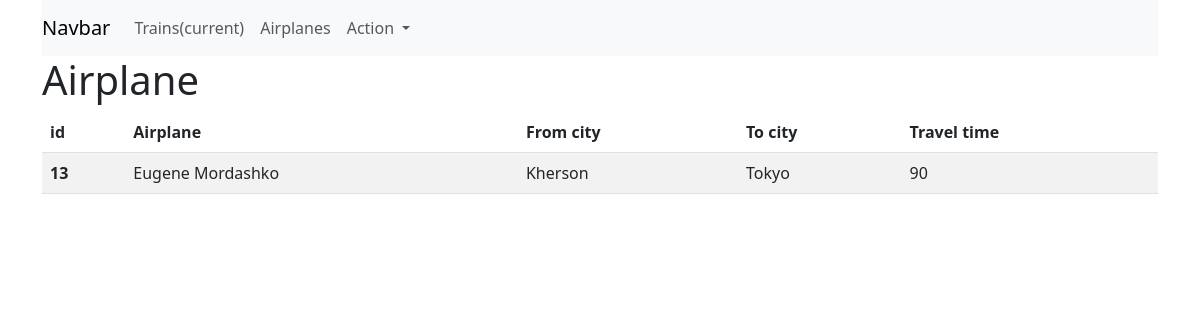
The page /airplane/detail/13/ on the database its author committed.
### wagon/models.py (models this page shows, shortened)
class Airplane(models.Model):
    name = models.CharField(max_length=50, unique=True, verbose_name="Airplane")
    from_city = models.ForeignKey(City, on_delete=models.CASCADE, related_name='from_city_set', verbose_name="From city")
    to_city = models.ForeignKey(City, on_delete=models.CASCADE, related_name='to_city_set', verbose_name="To city")
    travel_time = models.PositiveSmallIntegerField(verbose_name="Travel time", default=0)
    class Meta:
        verbose_name = ("Airplane")
        verbose_name_plural = ("Airplanes")
        ordering = ["name"]

### cities_main/models.py (models this page shows)
class City(models.Model):
    name = models.CharField(max_length=50, unique=True)
    slug = models.SlugField(max_length=50, unique=True)
    created = models.DateTimeField(auto_now_add=True)
    def __str__(self):
        return self.name

### wagon/views.py (the view)
# urls.py: path('detail/<int:pk>/', AirplaneDetailView.as_view(), name="airplane_detail"),
class AirplaneDetailView(DeleteView):
    queryset = Airplane.objects.all()
    template_name = 'wagon/detail_view.html'

### wagon/templates/wagon/detail_view.html (shortened to what this page needs)
{% extends 'cities_main/base.html' %}
{% block body %}
<div class="container">
    <div class="row justify-content-center">
        <div class="col-sm-12">
            <h1>Airplane</h1>
            <table class="table table-striped">
                <thead>
                <tr>
                    <th scope="col">id</th>
                    <th scope="col">Airplane</th>
                    <th scope="col">From city</th>
                    <th scope="col">To city</th>
                    <th scope="col">Travel time</th>
                </tr>
                </thead>
                <tbody>
                <tr>
                    <th scope="row">{{ object.pk }}</th>
                    <td>{{ object.name }}</td>
                    <td>{{object.from_city}}</td>
                    <td>{{object.to_city}}</td>
                    <td>{{object.travel_time}}</td>
                </tr>
                </tbody>
            </table>
        </div>
    </div>
</div>
{% endblock %}

### rows shown on the page
Airplane: pk "13", name "Eugene Mordashko", from_city "Kherson", to_city "Tokyo", travel_time "90"
